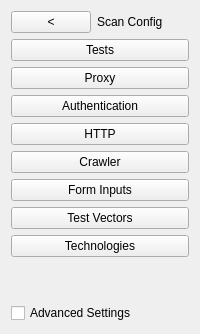
      <widget class="QWidget" name="widgetSidebar" native="true">
       <layout class="QGridLayout" name="gridLayout">
        <item row="0" column="0">
         <layout class="QVBoxLayout" name="verticalLayout_2">
          <item>
           <layout class="QHBoxLayout" name="horizontalLayout" stretch="1,9">
            <item>
             <widget class="QPushButton" name="btnBack">
              <property name="text">
               <string>&lt;</string>
              </property>
             </widget>
            </item>
            <item>
             <widget class="QLabel" name="labelBack">
              <property name="text">
               <string>Scan Config</string>
              </property>
             </widget>
            </item>
           </layout>
          </item>
          <item>
           <layout class="QVBoxLayout" name="verticalLayout">
            <item>
             <widget class="QPushButton" name="btnTests">
              <property name="text">
               <string>Tests</string>
              </property>
             </widget>
            </item>
            <item>
             <widget class="QPushButton" name="btnProxy">
              <property name="text">
               <string>Proxy</string>
              </property>
             </widget>
            </item>
            <item>
             <widget class="QPushButton" name="btnAuthentication">
              <property name="text">
               <string>Authentication</string>
              </property>
             </widget>
            </item>
            <item>
             <widget class="QPushButton" name="btnHTTP">
              <property name="text">
               <string>HTTP</string>
              </property>
             </widget>
            </item>
            <item>
             <widget class="QPushButton" name="btnCrawler">
              <property name="text">
               <string>Crawler</string>
              </property>
             </widget>
            </item>
            <item>
             <widget class="QPushButton" name="btnFormInputs">
              <property name="text">
               <string>Form Inputs</string>
              </property>
             </widget>
            </item>
            <item>
             <widget class="QPushButton" name="btnTestVectors">
              <property name="text">
               <string>Test Vectors</string>
              </property>
             </widget>
            </item>
            <item>
             <widget class="QPushButton" name="btnTechnologies">
              <property name="text">
               <string>Technologies</string>
              </property>
             </widget>
            </item>
            <item>
             <spacer name="verticalSpacer">
              <property name="orientation">
               <enum>Qt::Orientation::Vertical</enum>
              </property>
              <property name="sizeHint" stdset="0">
               <size>
                <width>20</width>
                <height>40</height>
               </size>
              </property>
             </spacer>
            </item>
            <item>
             <widget class="QCheckBox" name="checkAdvancedSettings">
              <property name="text">
               <string>Advanced Settings</string>
              </property>
             </widget>
            </item>
           </layout>
          </item>
         </layout>
        </item>
       </layout>
      </widget>
